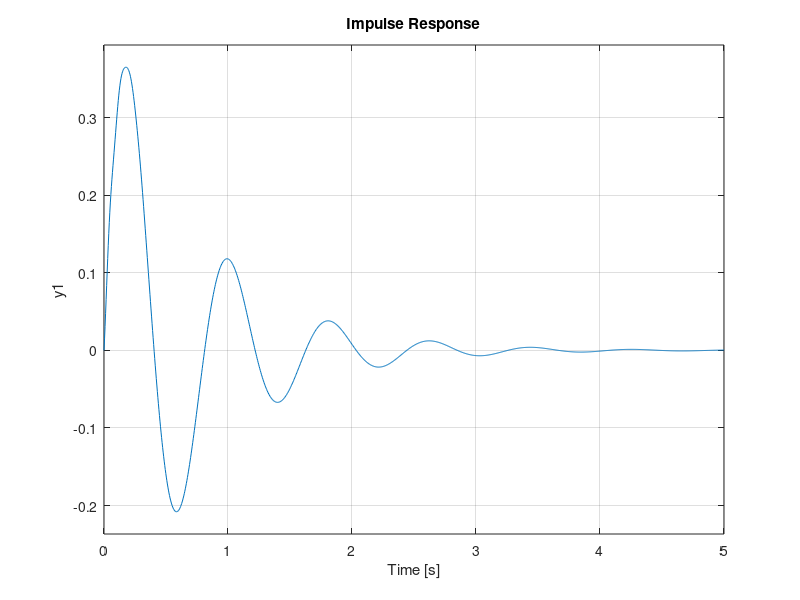
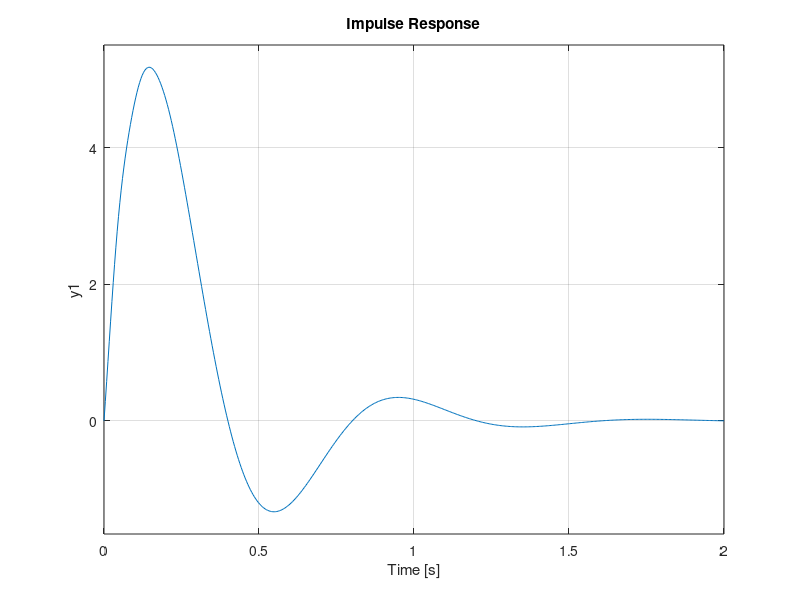

Source code (MATLAB) for these figures, in order:
% Author: Jhensen Ray Agni
% Email: jagni001@ucr.edu
% Github: https://jragni.github.io

%%%%% Quarter Car Suspension Model %%%

%%

% Initialize constants
Ks = 20000;  % [N/m]  spring constant of suspension
c = 1000;  % [N*s/m] coefficient of friction for dashpot
Kw = 200000;  % [N/m] spring constant for the wheel
M = 300;   % [kg] mass of quarter car
m = 40;    % [kg] mass of wheel
Zr = randi(10)*.005; % [m] bumpiness of the road

% State Matrix derived from force balance
A = [ 0 1 0 0; -(Ks/M) -(c/M) (Ks/M) (c/M);0 0 0 1; (Ks/m) (c/m) -((Kw+Ks)/m) -(c/m)]; 
% COntrolling 
B = [0 ;1000/M;0;1000/m];
C = [1 0 0 0]; % Observability 
D = 0;
sys = ss(A,B,C,D); % create a state-space object
openLoopEigenvalues = eig(A) %open loop eigen values, stable
figure(1)
subplot(2,1,1)
step(sys)
subplot(2,1,2)
impulse(sys)
%Solve for closed loop eigenvalues (A-BK)

%Use Linear Quadratic Regulator to optimize SS
 Q = [ 100 0 0 0;0 1 0 0;0 0 1 0;0 0 0 1];  %weight of the 
R = .9
K = lqr(A,B,Q,R);

% 
 A_closed = A - B*K; % closed loop state matrix
% 
eig(A_closed);
% closed loop control object 
closed_sys = ss(A_closed,B,C,D);

K_r = 1/dcgain(closed_sys);  % scaling input
%% 
closed_sys = ss(A_closed,B*K_r,C,D);
figure(2)
subplot(2,1,1)
step(closed_sys)
subplot(2,1,2)
impulse(closed_sys)

